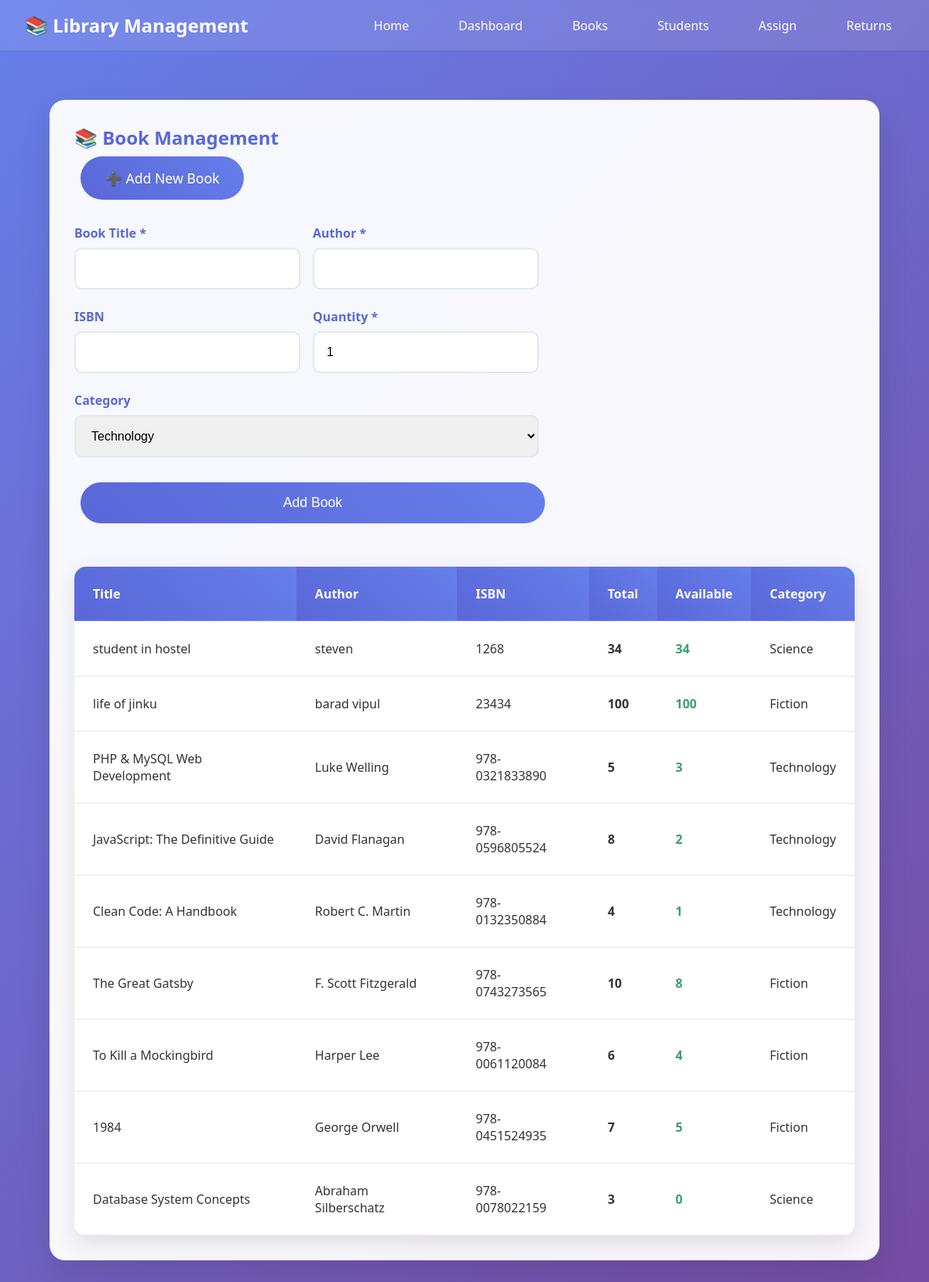
The page /books.php on the database its author committed.
### tables this page shows
CREATE TABLE `books` (
  `id` int(11) NOT NULL,
  `title` varchar(255) NOT NULL,
  `author` varchar(255) NOT NULL,
  `isbn` varchar(50) DEFAULT NULL,
  `quantity` int(11) NOT NULL DEFAULT 1,
  `available` int(11) NOT NULL DEFAULT 1,
  `category` varchar(100) NOT NULL,
  `created_at` timestamp NOT NULL DEFAULT current_timestamp()
);

### books.php (the view, shortened to what this page needs)
<?php
include 'database.php';
include 'header.php';
$stmt = $pdo->query("SELECT * FROM books ORDER BY created_at DESC");
$books = $stmt->fetchAll();
?>
<div style="background: rgba(255,255,255,0.95); margin: 2rem; padding: 2rem; border-radius: 20px; box-shadow: 0 20px 40px rgba(0,0,0,0.1);">
    <h2 style="color:#5a67d8;">📚 Book Management</h2>
    <a href="#addBook" class="btn btn-primary" onclick="document.getElementById('addBookForm').scrollIntoView()" style="margin-bottom:2rem;display:inline-block;">➕ Add New Book</a>
    <form id="addBookForm" method="POST" style="max-width:600px;margin-bottom:3rem;">
        <div class="form-row">
            <div class="form-group">
                <label>Book Title *</label>
                <input type="text" name="title" required>
            </div>
            <div class="form-group">
                <label>Author *</label>
                <input type="text" name="author" required>
            </div>
        </div>
        <div class="form-row">
            <div class="form-group">
                <label>ISBN</label>
                <input type="text" name="isbn">
            </div>
            <div class="form-group">
                <label>Quantity *</label>
                <input type="number" name="quantity" min="1" value="1" required>
            </div>
        </div>
        <div class="form-group">
            <label>Category</label>
            <select name="category" required>
                <option value="Technology">Technology</option>
            </select>
        </div>
        <button type="submit" class="btn btn-primary" style="width:100%;">Add Book</button>
    </form>
    <table>
        <thead><tr><th>Title</th><th>Author</th><th>ISBN</th><th>Total</th><th>Available</th><th>Category</th></tr></thead>
        <tbody>
            <?php foreach($books as $book): ?>
            <tr>
                <td><?php echo htmlspecialchars($book['title']); ?></td>
                <td><?php echo htmlspecialchars($book['author']); ?></td>
                <td><?php echo htmlspecialchars($book['isbn']??'N/A'); ?></td>
                <td><strong><?php echo $book['quantity']; ?></strong></td>
                <td style="color:#38a169;"><strong><?php echo $book['available']; ?></strong></td>
                <td><?php echo htmlspecialchars($book['category']); ?></td>
            </tr>
            <?php endforeach; ?>
        </tbody>
    </table>
</div>
<?php include 'footer.php'; ?>

### header.php (style rules this page uses)
* { margin: 0; padding: 0; box-sizing: border-box; }
body { font-family: 'Segoe UI', Tahoma, Geneva, Verdana, sans-serif; background: linear-gradient(135deg, #667eea 0%, #764ba2 100%); min-height: 100vh; color: #333; }
.btn { padding: 1rem 2rem; border: none; border-radius: 50px; font-size: 1.1rem; cursor: pointer; transition: all 0.3s; text-decoration: none; display: inline-block; margin: 0.5rem; }
.btn-primary { background: linear-gradient(45deg, #5a67d8, #667eea); color: white; }
.form-group { margin-bottom: 1.5rem; }
label { display: block; margin-bottom: 0.5rem; font-weight: 600; color: #5a67d8; }
input, select, textarea { width: 100%; padding: 1rem; border: 2px solid #e2e8f0; border-radius: 10px; font-size: 1rem; transition: border-color 0.3s; }
.form-row { display: grid; grid-template-columns: 1fr 1fr; gap: 1rem; }
table { width: 100%; border-collapse: collapse; margin-top: 2rem; background: white; border-radius: 15px; overflow: hidden; box-shadow: 0 10px 30px rgba(0,0,0,0.1); }
th, td { padding: 1.5rem; text-align: left; border-bottom: 1px solid #e2e8f0; }
th { background: linear-gradient(45deg, #5a67d8, #667eea); color: white; font-weight: 600; }

### rows shown on the page
books: title "student in hostel", author "steven", isbn "1268", quantity "34", available "34", category "Science"
books: title "life of jinku", author "barad vipul", isbn "23434", quantity "100", available "100", category "Fiction"
books: title "PHP & MySQL Web Development", author "Luke Welling", isbn "978-0321833890", quantity "5", available "3", category "Technology"
books: title "JavaScript: The Definitive Guide", author "David Flanagan", isbn "978-0596805524", quantity "8", available "2", category "Technology"
books: title "Clean Code: A Handbook", author "Robert C. Martin", isbn "978-0132350884", quantity "4", available "1", category "Technology"
books: title "The Great Gatsby", author "F. Scott Fitzgerald", isbn "978-0743273565", quantity "10", available "8", category "Fiction"
books: title "To Kill a Mockingbird", author "Harper Lee", isbn "978-0061120084", quantity "6", available "4", category "Fiction"
books: title "1984", author "George Orwell", isbn "978-0451524935", quantity "7", available "5", category "Fiction"
books: title "Database System Concepts", author "Abraham Silberschatz", isbn "978-0078022159", quantity "3", available "0", category "Science"
